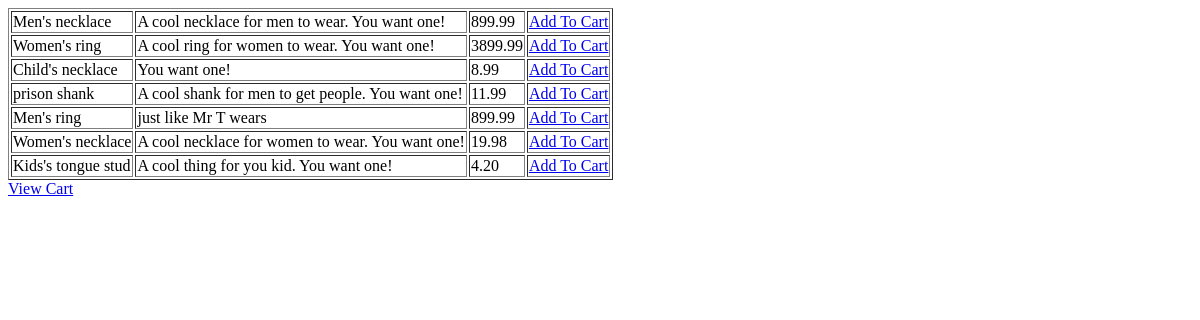
The page /jb/products.php on the database its author committed.
### tables this page shows
CREATE TABLE IF NOT EXISTS product (
    product_id	MEDIUMINT	NOT NULL AUTO_INCREMENT PRIMARY KEY,
    store_id    MEDIUMINT       NOT NULL,
    name        VARCHAR(50)     NOT NULL,
    category    VARCHAR(50)     NOT NULL,
    gender    	VARCHAR(50)     NOT NULL,
    price       DOUBLE(12,2)    NOT NULL,
    img1        VARCHAR(200)    NOT NULL,
    qty        	MEDIUMINT       NOT NULL,
    shipping	DOUBLE(12,2)	NOT NULL,
    material    VARCHAR(50)     ,
    size        VARCHAR(50)     ,
    color       VARCHAR(50)     ,
    theme       VARCHAR(50)     ,
    description VARCHAR(500)    ,
    img2        VARCHAR(200)    ,
    img3        VARCHAR(200)    ,
    img4        VARCHAR(200)    ,
    img5        VARCHAR(200)    ,
    FOREIGN KEY (store_id) REFERENCES store(store_id)
);

### jb/products.php (the view, shortened to what this page needs)
<!DOCTYPE html PUBLIC "-//W3C//DTD XHTML 1.0 Transitional//EN" "http://www.w3.org/TR/xhtml1/DTD/xhtml1-transitional.dtd">
<html xmlns="http://www.w3.org/1999/xhtml">
<head>
<link rel="stylesheet" media="all" href="/style/style.css" type="text/css" />
</head>
<body>
<table border="1">
	<?php
		$sql = "SELECT product_id, name, description, price FROM product;";
		$result = mysql_query($sql);
		while(list($id, $name, $description, $price) = mysql_fetch_row($result)) {
			echo "<tr>";
				echo "<td>$name</td>";
				echo "<td>$description</td>";
				echo "<td>$price</td>";
				echo "<td><a href=\"cart.php?action=add&id=$id\">Add To Cart</a></td>";
			echo "</tr>";
		}
	?>
</table>
<a href="cart.php">View Cart</a>
</body>
</html>

### rows shown on the page
product: name "Men's necklace", description "A cool necklace for men to wear. You want one!", price "899.99"
product: name "Women's ring", description "A cool ring for women to wear. You want one!", price "3899.99"
product: name "Child's necklace", description "You want one!", price "8.99"
product: name "prison shank", description "A cool shank for men to get people. You want one!", price "11.99"
product: name "Men's ring", description "just like Mr T wears", price "899.99"
product: name "Women's necklace", description "A cool necklace for women to wear. You want one!", price "19.98"
product: name "Kids's tongue stud", description "A cool thing for you kid. You want one!", price "4.20"
